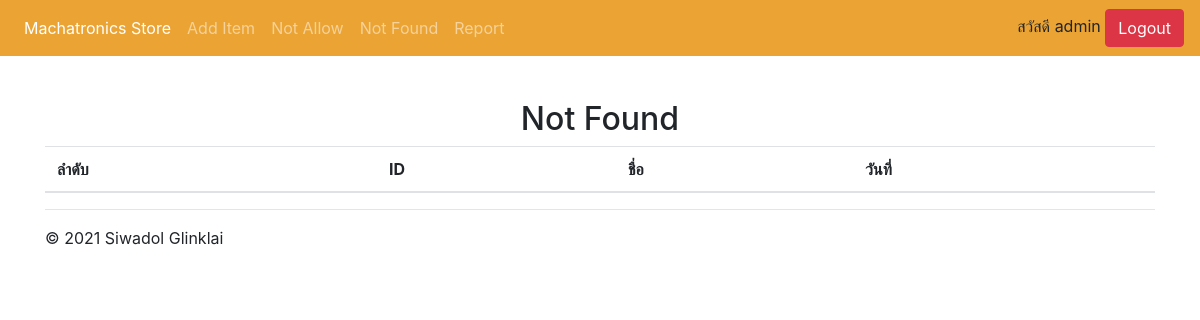
Page /notfound/ (signed in) on the earlier database version.
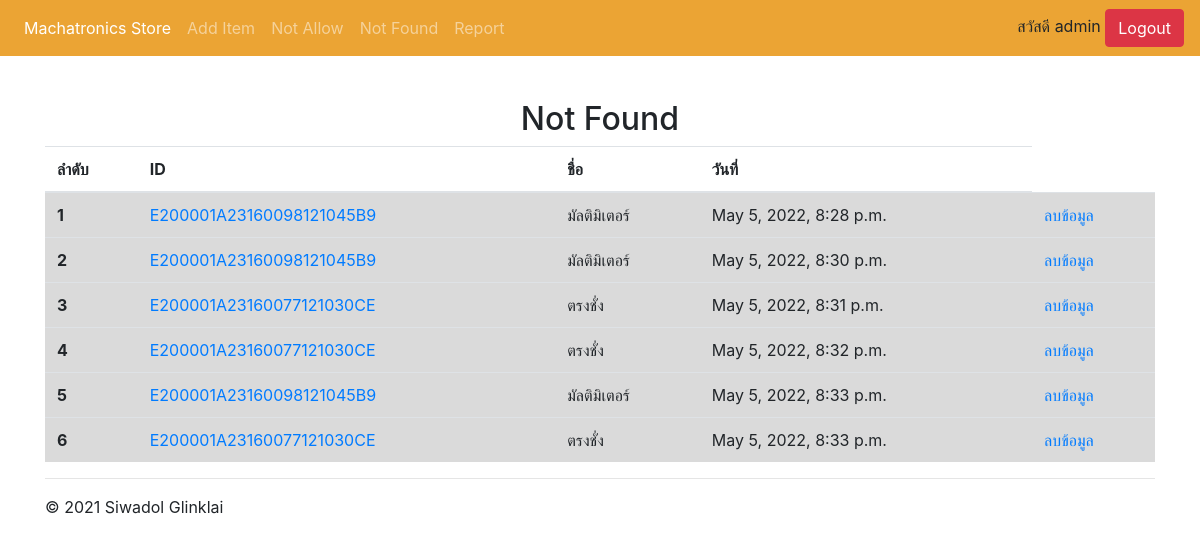
Same page on the later database version.
### WebApplication/models.py (models this page shows, shortened)
class NotFound(models.Model):
    tag = models.ForeignKey(ObjectInfo,on_delete=models.CASCADE)
    not_allow = models.ForeignKey(NotAllowed, on_delete=models.CASCADE)
    takeout_time = models.DateTimeField(default=datetime.now())

class ObjectInfo(models.Model):
    all_status = [
        ('อุปกรณ์อยู่','อุปกรณ์อยู่'),
        ('อุปกรณ์ไม่อยู่','อุปกรณ์ไม่อยู่'),
        ('กำลังดำเนินการ','กำลังดำเนินการ'),
        ('ถูกยืม','ถูกยืม'),
        ('คืนของ','คืนของ'),
    ]
    tag_id = models.CharField(max_length=200, primary_key=True)
    tag_name = models.CharField(max_length=50)
    add_date = models.DateField(auto_now_add=True)
    status = models.CharField(
        max_length=20,
        default='อุปกรณ์อยู่',
        choices=all_status
    )
    picture = models.ImageField(upload_to="ObjectInfo",null=True,blank=True)

### WebApplication/views.py (the view)
# urls.py: path('notfound/',login_required(views.notFound), name='notFound'),
def notFound(request):
    objects = NotFound.objects.all()
    return render(request, 'WebApplication/not_found.html',{'objects':objects})

### templates/WebApplication/not_found.html (shortened to what this page needs)
<head>
</head>
{% extends 'WebApplication/base.html' %}
{% block content %}
<h2 align="center">Not Found</h2>
<table class="table">
    <thead>
        <tr>
            <th scope="col">ลำดับ</th>
            <th scope="col">ID</th>
            <th scope="col">ชื่อ</th>
            <th scope="col">วันที่</th>
        </tr>
    </thead>
    <tbody id="table-data">
        {% for object in objects %}
        <tr class="table-active">
            <th>{{forloop.counter}}</th>
            <td><a href="{% url 'WebApplication:itemNF' object.id %}">{{object.tag.tag_id}}</a></td>
            <td><a>{{object.tag.tag_name}}</a></td>
            <td><a>{{object.takeout_time}}</a></td>
            <td><a href="{% url 'WebApplication:deleteNF' object.id %}">ลบข้อมูล</a></td>
        </tr>
        {% endfor %}
    </tbody>
    </table>
{% endblock %}

Differences in the rows shown:
added NotFound: tag.tag_id "E200001A23160098121045B9", tag.tag_name "มัลติมิเตอร์", takeout_time "May 5, 2022, 8:28 p.m."
added NotFound: tag.tag_id "E200001A23160098121045B9", tag.tag_name "มัลติมิเตอร์", takeout_time "May 5, 2022, 8:30 p.m."
added NotFound: tag.tag_id "E200001A23160077121030CE", tag.tag_name "ตรงชั่ง", takeout_time "May 5, 2022, 8:31 p.m."
added NotFound: tag.tag_id "E200001A23160077121030CE", tag.tag_name "ตรงชั่ง", takeout_time "May 5, 2022, 8:32 p.m."
added NotFound: tag.tag_id "E200001A23160098121045B9", tag.tag_name "มัลติมิเตอร์", takeout_time "May 5, 2022, 8:33 p.m."
added NotFound: tag.tag_id "E200001A23160077121030CE", tag.tag_name "ตรงชั่ง", takeout_time "May 5, 2022, 8:33 p.m."
